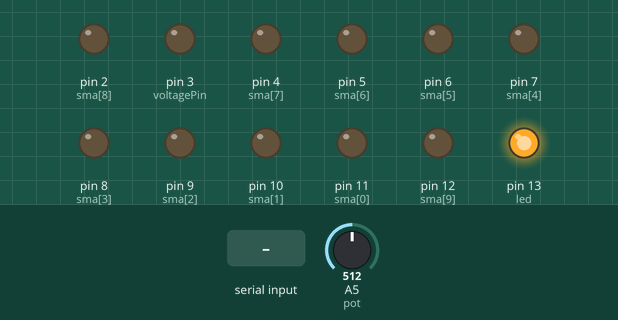
Simulated run of this sketch. Board: Arduino Uno, built with avr-gcc and run on an emulated ATmega328P. On the bench: output pins drawn as LEDs (lit = HIGH). The test bench sets the inputs (shaded band); at power-on: A5 (pot) = 512. What the sketch prints to the serial monitor is not drawn.

Above: at 1.2 s.
1.3 s: "90,45\n" received over Serial
At 1.7 s:
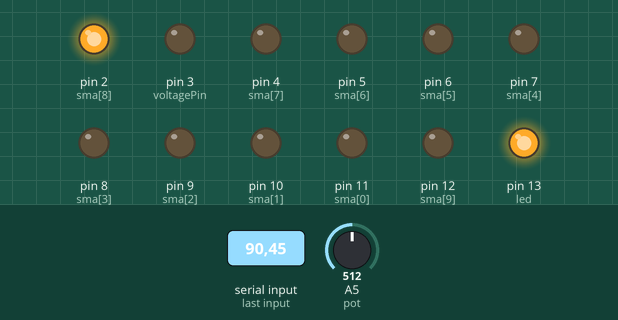
3.8 s: "5\n" received over Serial
At 4.5 s:
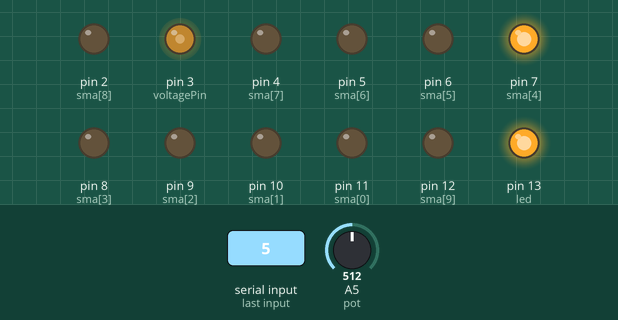
Timing chart, 0 to 6.8 s (numbered marks = the images above; inputs shaded):
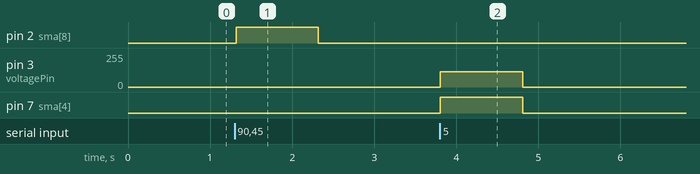

Measured:
- after the input at 1.3 s, pin 2 (sma[8]): LOW → HIGH at once, → LOW 1.0 s later
- after the input at 3.8 s, pin 3 (voltagePin): 0/255 → 115/255 at once, → 0/255 1.0 s later; pin 7 (sma[4]): LOW → HIGH at once, → LOW 1.0 s later

The sketch:

SBC_Tentacle_OpenLoopWithPoty.ino
```cpp
//Mapping on-board LED
const int led = 13;

//Voltage control using pwm
const int voltagePin = 3;

//SMA output level [0% ~ 100%] pin mapping
const int sma []= {11, 10, 9, 8, 7, 6, 5, 4, 2, 12};
const int numLevel  = sizeof(sma)/sizeof(int);
boolean smaOn[numLevel];

//SMA duty cycle on each pin
const double v_supp = 6;
const double sma_duty_fast [numLevel] = {2.5/v_supp, 2.9/v_supp, 3.4/v_supp, 3.8/v_supp, 3.9/v_supp, 4.4/v_supp, 4.9/v_supp, 5.2/v_supp, 5.6/v_supp, 6/v_supp};
const double sma_duty_steady [numLevel] = {1.6/v_supp, 1.9/v_supp, 2.2/v_supp, 2.5/v_supp, 2.7/v_supp, 3.0/v_supp, 3.4/v_supp, 3.6/v_supp, 4.0/v_supp, 4.7/v_supp};

//Potentiometer ADC
const int pot = A5;
int min_pot;
int max_pot;

//Desired percent maximum angle
const double in_ref = 0.5;
double pot_ref = 395;

//Controller Parameters
double kp = 0.1;
double kd = 0;//1;
double ki = 0;//0.001;

//Timing variable and parameters
unsigned long currTime = 0;
unsigned long startTime = 0;
unsigned long endTime = 0;
const unsigned int period = 2000; //us

//control variables
int in_level = 0;


// Sets pin to output and grounds it
void ground(const byte pin) {
  pinMode(pin, OUTPUT);
  digitalWrite(pin, LOW);
}


void turnOff(const int sma_id)
{
  digitalWrite(sma[sma_id], LOW);
  smaOn[sma_id] = 0;
}
void turnOn(const int sma_id)
{
  digitalWrite(sma[sma_id], HIGH);
  smaOn[sma_id] = 1;
}

int readSensor (const int pin, const int numRepeat)
{
  int numEqual = 0;
  int reading_0 = -1;
  int reading = -1;
  boolean transient = true;
  while (transient)
  {
    reading = analogRead(pin);
    if (reading == reading_0)
    {
      numEqual++;
      if (numEqual > numRepeat)
        transient = false;
    }
    else
      numEqual = 0;

    reading_0 = reading;
  }
  return reading;
}

void setup()
{
  ground(led);
  ground(voltagePin);

  for (int i = 0; i<numLevel; ++i)
  {
    ground(sma[i]);
    smaOn[i] = 0;
  }
  digitalWrite(led, HIGH);
  /*
  //initialization
  digitalWrite(led, HIGH);
  turnOn(numLevel-1);
  delay(3500);
  max_pot = readSensor(pot, 10);
  digitalWrite(led, LOW);
  turnOff(numLevel-1);
  delay(10000);
  min_pot = readSensor(pot, 20);

  //pot_ref = in_ref*(max_pot-min_pot) + min_pot;

  */
  Serial.begin(9600);

  //Serial.println(min_pot, DEC);
  //Serial.println(max_pot, DEC);
  //Serial.println(pot_ref, DEC);
}

int serialIn = 0;
int in_level_0 = -1;
/*int err_0 = 0;
int err_sum = 0;
unsigned long ctrl_start_time = millis();
const unsigned int ctrl_period = 10;
*/
void loop()
{
 // unsigned long ctrl_curr_time = millis();
  //read some serial
  if (Serial.available() > 0)
  {
    serialIn = Serial.parseInt();
    //discard garbage
    if (serialIn == 0)
      Serial.read();
  }

  //read from potentiometer
  int pot_val = analogRead(pot);
  Serial.println(pot_val, DEC);

  //updating PID variables

//  if ((ctrl_curr_time - ctrl_start_time) > period)
//  {
/*    int error = round(pot_ref - pot_val);
    int err_change = round(error - err_0);
    err_sum += error;

    in_level = constrain(round(kp*error + kd*err_change + ki*err_sum), 0, numLevel - 1);*/
//    ctrl_start_time = millis()
//  }

//  boolean startNewCycle = false;
  //pot_ref = serialIn;
  in_level = serialIn - 1;
//  Serial.println(error, DEC);


  //Serial.println(pot_val, DEC);


  //update current time
//  currTime = micros();


  //SMA output
  if (in_level != in_level_0)
  {
    in_level_0 = in_level;

    analogWrite(voltagePin, (int)round(sma_duty_steady[in_level]*255));

    for (int i = 0; i < numLevel; ++i)
    {
      if (i != in_level)
      {
          turnOff(i);
      }
    }
    turnOn(in_level);

  }


}
```
